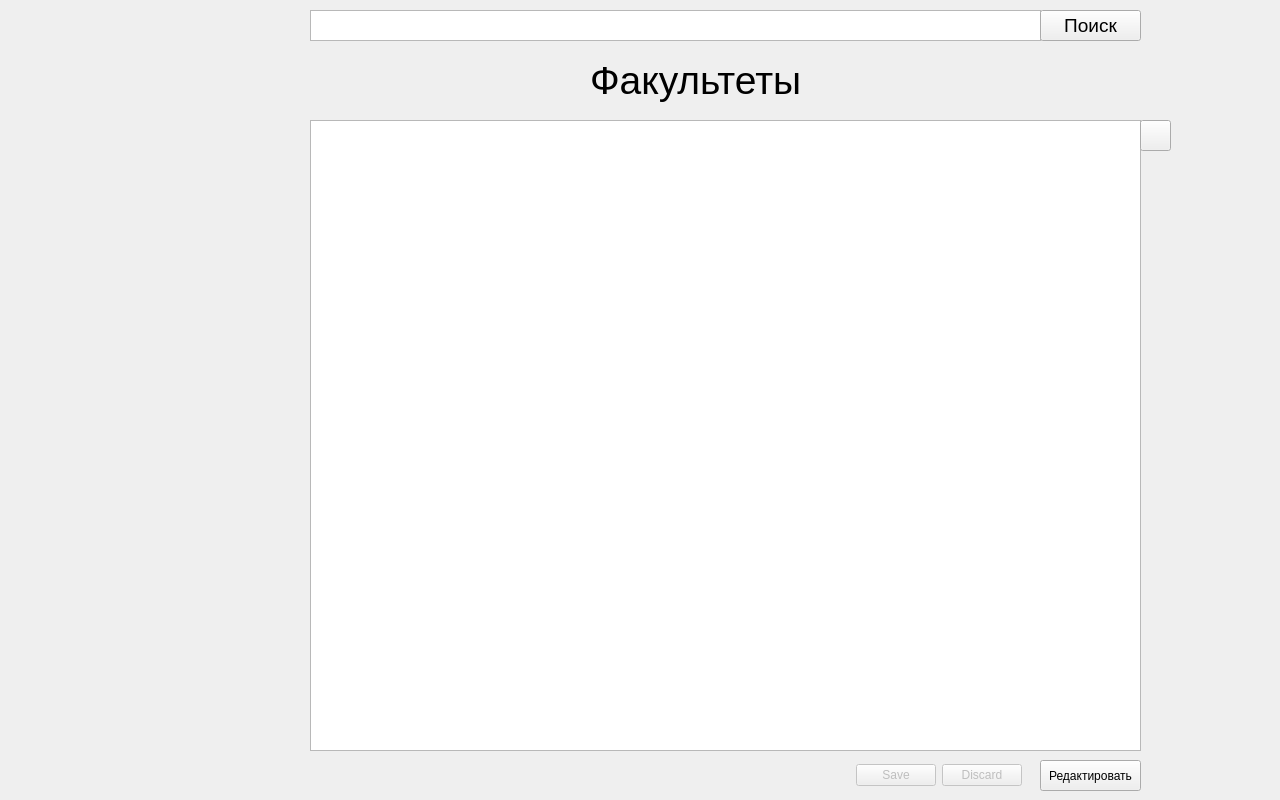
<?xml version="1.0" encoding="UTF-8"?>
<ui version="4.0">
 <class>Faculty</class>
 <widget class="QWidget" name="Faculty">
  <property name="geometry">
   <rect>
    <x>0</x>
    <y>0</y>
    <width>1280</width>
    <height>800</height>
   </rect>
  </property>
  <property name="windowTitle">
   <string>Form</string>
  </property>
  <widget class="QLabel" name="label_pageFaculty">
   <property name="geometry">
    <rect>
     <x>0</x>
     <y>0</y>
     <width>1280</width>
     <height>800</height>
    </rect>
   </property>
   <property name="text">
    <string/>
   </property>
   <property name="pixmap">
    <pixmap>Images/fon_end.png</pixmap>
   </property>
  </widget>
  <widget class="QTableView" name="tableFaculty">
   <property name="geometry">
    <rect>
     <x>310</x>
     <y>120</y>
     <width>831</width>
     <height>631</height>
    </rect>
   </property>
  </widget>
  <widget class="QTextEdit" name="textSearch">
   <property name="geometry">
    <rect>
     <x>310</x>
     <y>10</y>
     <width>731</width>
     <height>31</height>
    </rect>
   </property>
  </widget>
  <widget class="QPushButton" name="buttonSearch">
   <property name="geometry">
    <rect>
     <x>1040</x>
     <y>10</y>
     <width>101</width>
     <height>31</height>
    </rect>
   </property>
   <property name="font">
    <font>
     <pointsize>14</pointsize>
    </font>
   </property>
   <property name="text">
    <string>Поиск</string>
   </property>
  </widget>
  <widget class="QPushButton" name="buttonEdit">
   <property name="geometry">
    <rect>
     <x>1040</x>
     <y>760</y>
     <width>101</width>
     <height>31</height>
    </rect>
   </property>
   <property name="text">
    <string>Редактировать</string>
   </property>
  </widget>
  <widget class="QPushButton" name="buttonAdd">
   <property name="geometry">
    <rect>
     <x>1140</x>
     <y>120</y>
     <width>31</width>
     <height>31</height>
    </rect>
   </property>
   <property name="cursor">
    <cursorShape>PointingHandCursor</cursorShape>
   </property>
   <property name="toolTip">
    <string>Добавить</string>
   </property>
   <property name="text">
    <string/>
   </property>
   <property name="icon">
    <iconset>
     <normaloff>Images/Add_end.png</normaloff>Images/Add_end.png</iconset>
   </property>
   <property name="iconSize">
    <size>
     <width>31</width>
     <height>31</height>
    </size>
   </property>
  </widget>
  <widget class="QDialogButtonBox" name="buttonBoxSubmitCancel">
   <property name="enabled">
    <bool>false</bool>
   </property>
   <property name="geometry">
    <rect>
     <x>830</x>
     <y>760</y>
     <width>192</width>
     <height>31</height>
    </rect>
   </property>
   <property name="standardButtons">
    <set>QDialogButtonBox::Discard|QDialogButtonBox::Save</set>
   </property>
  </widget>
  <widget class="QLabel" name="labelFaculty">
   <property name="geometry">
    <rect>
     <x>590</x>
     <y>50</y>
     <width>271</width>
     <height>61</height>
    </rect>
   </property>
   <property name="font">
    <font>
     <pointsize>29</pointsize>
    </font>
   </property>
   <property name="text">
    <string>Факультеты</string>
   </property>
  </widget>
 </widget>
 <resources/>
 <connections/>
</ui>
